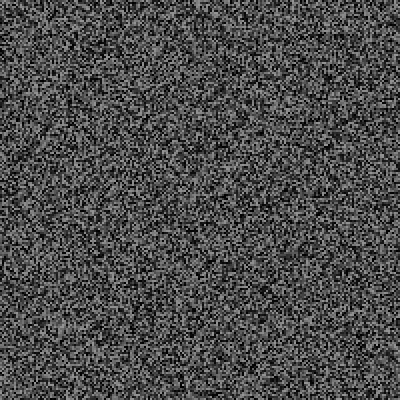
Frame 1 (no input)
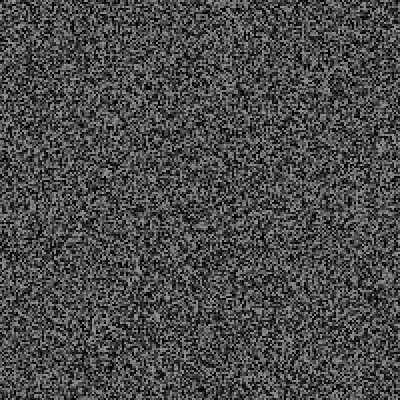
Frame 60 (the mouse pressed at the canvas centre just before this capture)
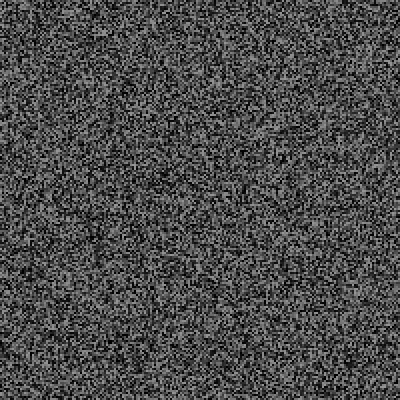
Frame 120 (the mouse held since frame 60 and released just before this capture)

The Processing sketch that drew these frames (run headless with seeded random() and noise(); from frame 60 on, the mouse is pressed at the canvas centre):

// Processing sketch: processing_89986
// ── processing_89986.pde

int colonnes = 200;
int rangees = 200;
float largeurColonnes;
float hauteurRangees;
color[][] tableau2D;
int timeStamp;
int timeStampMots;
String[] tMots = {
  "FAST", "THINK", "RUSH", "CONFUSE", "JUMP", "RUN", "STOP", "END", "BLINK", "FLASH", "HOLD", "LOOK", "HELP", "SINK",
  "TRIP", "SLIT", "DARK", "BEHIND", "MIND", "THOUGHT", "OVERKILL", "EMPTY", "BLANK", "JOY", "COUNT", "POINT", "GIVE UP",
  "PROTECT"
}; //28

void setup() {
  size(400, 400);
  smooth();
  frameRate(30);

  timeStamp = millis();
  timeStampMots = millis();

  largeurColonnes = width/colonnes;
  hauteurRangees = height/rangees;
  tableau2D = new color[colonnes][rangees];

  for (int i = 0; i < colonnes; i++) {
    for (int j = 0; j < rangees; j++) {
      tableau2D[i][j] = color(/*random(0, 255), random(0, 255),*/ random(0, 150));
    }
  }
}

void draw() {
  background(127);

  noStroke();

  int tempsEcoule = millis() - timeStamp;
  int tempsEcouleMots = millis() - timeStampMots;

  for (int i = 0; i < colonnes; i++) {
    for (int j = 0; j < rangees; j++) {
      fill(tableau2D[i][j]);
      rect(i*largeurColonnes, j*hauteurRangees, largeurColonnes, hauteurRangees);
    }
  }

  if (tempsEcoule >= 50) {
    for (int i = 0; i < colonnes; i++) {
      for (int j = 0; j < rangees; j++) {
        tableau2D[i][j] = color(/*random(0, 255), random(0, 255),*/ random(0, 150));
      }
    }
    timeStamp = millis();
  }

  int tempsRand = int(random(50,4000));
  if (tempsEcouleMots >= tempsRand) {
    fill(255);
    textSize(50);
    int x = int(random(0, width-75));
    int y = int(random(30, height-30));
    int valR = int(random(0, 28));
    text(tMots[valR], x, y);
    timeStampMots = millis();
  }
}
